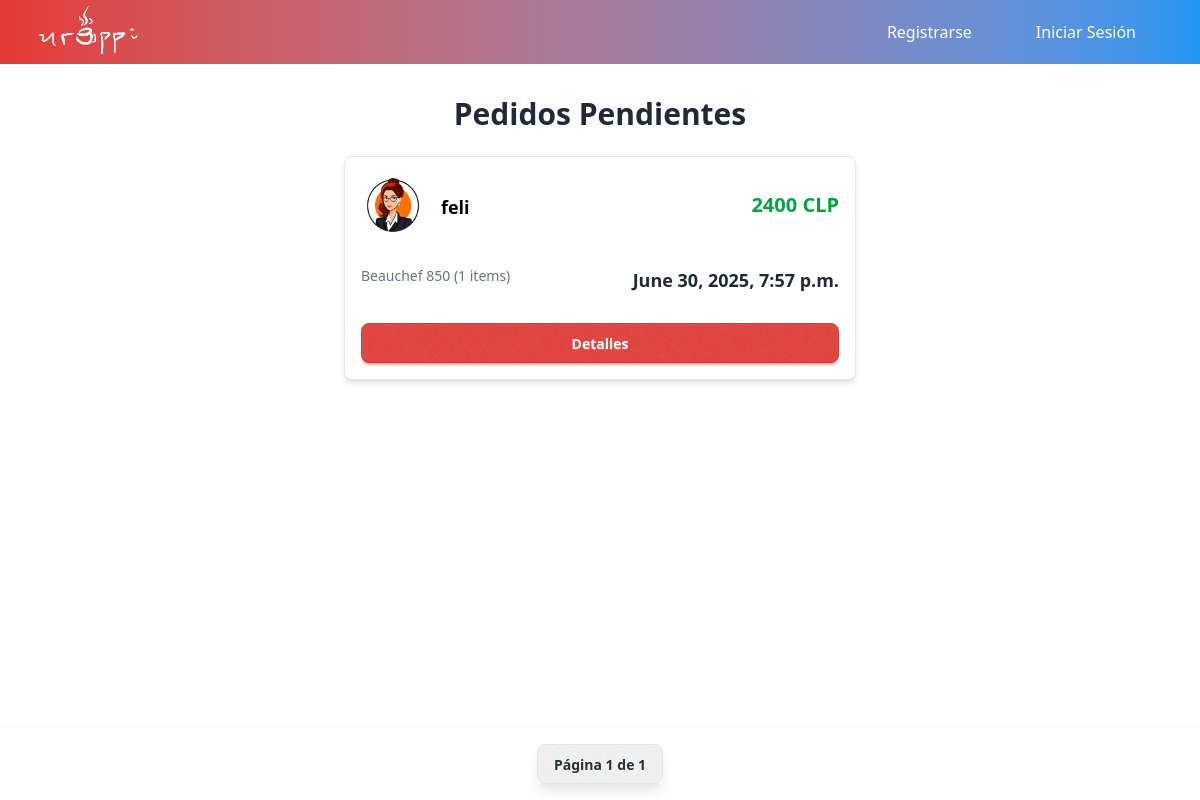
Page /repartidor/ on the committed database.
### urappiapp/models.py (models this page shows, shortened)
class User(AbstractUser):
    pronombres = [("La", "La"), ("El", "El"), ("Le", "Le"), ("Otro", "Otro")]
    pronombre = models.CharField(max_length=5, choices=pronombres)
    apodo = models.CharField(max_length=30)  # Apodo o nombre visible
    rating = models.FloatField(default=0.0)
    votes = models.IntegerField(default=0)
    rol = models.CharField(
        max_length=20,
        choices=[
            ("customer", "Cliente"),
            ("deliver", "Repartidor"),
            ("seller", "Vendedor"),
        ],
    )
    upuntos = models.IntegerField(default=0)

class Shop(models.Model):
    shopID = models.AutoField(primary_key=True)  # ID único de la tienda
    shopDescription = models.TextField()  # Descripción de la tienda
    openTime = models.TimeField()  # Hora de apertura
    closingTime = models.TimeField()  # Hora de cierre
    shopName = models.CharField(max_length=32)  # Nombre de la tienda
    shopImage = models.ImageField(
        upload_to="stores/", null=True, blank=True
    )  # Imagen de la tienda
    location = models.TextField()  # Ubicación de la tienda
    rating = models.FloatField(default=0.0)
    votes = models.IntegerField(default=0)

class Order(models.Model):
    customer = models.ForeignKey(  # Cliente que hace el pedido
        User, on_delete=models.CASCADE, related_name="customer"
    )
    deliverer = models.ForeignKey(  # Repartidor que entrega el pedido
        User, on_delete=models.SET_NULL, null=True, blank=True, related_name="deliverer"
    )
    shop = models.ForeignKey(  # Tienda desde donde se pide el producto
        Shop, on_delete=models.CASCADE
    )
    orderID = models.IntegerField(blank=True, null=True)
    createdAt = models.DateTimeField()  # Fecha de creación
    deliveredAt = models.DateTimeField(null=True)  # Fecha de entrega
    deliveryLocation = models.TextField()
    status = models.IntegerField()  # Estado de la orden (puede ser un enum)
    products_total = models.IntegerField(default=0)  # Total de productos
    delivery_fee = models.IntegerField(default=1500)  # Costo de envío
    total_amount = models.IntegerField(default=0)  # Total general
    shop_paid = models.BooleanField(default=False)  # Si se ha pagado a la tienda
    deliverer_paid = models.BooleanField(default=False)  # Si se ha pagado al repartidor
    deliveryInstructions = models.TextField(
        blank=True, null=True
    )  # Instrucciones de entrega (puede ser vacío)
    rated = models.BooleanField(default=False)

### app_repartidor/views.py (the view)
# urls.py: path("repartidor/", views.repartidor_perfil, name="repartidor"),
def repartidor_perfil(request):
    orders = Order.objects.filter(status=1)
    ordersPerPage = 7
    paginator = Paginator(orders, ordersPerPage)
    page_number = request.GET.get("page")
    page_obj = paginator.get_page(page_number)
    pending_orders = [OrderSerializer.to_json(order) for order in page_obj]
    context = {
        "usuario": request.user,
        "pending_orders": pending_orders,
        "page_obj": page_obj,
    }
    return render(request, "app_repartidor/deliverer.html", context)

### urappiapp/serializers.py (called while the page is built)
    @staticmethod
    def to_json(order):
        return {
            "orderID": order.id,
            "customer": order.customer.apodo,
            "deliveredAt": order.deliveredAt,
            "createdAt": order.createdAt,
            "deliveryLocation": order.shop.location,
            "status": order.status,
            "shop": order.shop.shopName,
            "itemQuantity": sum(1 for item in order.items.all()),
            "total": sum(item.price * item.quantity for item in order.items.all()), # order.items pq related_name = items
            "imageURL":"svg/user1.webp",
            "product_list": [
                OrderItemSerializer.to_json(item) for item in order.items.all()
            ]
        }

    @staticmethod
    def to_json(item):
        return {
            "productName": item.product.productName,
            "description": item.product.description,
            "priceCLP": item.product.priceCLP
        }

### app_repartidor/templates/app_repartidor/deliverer.html (shortened to what this page needs)
{% extends 'urappi/base.html' %}
{% load static %}
{% block content %}
<div class="main-content-pedidos container mx-auto px-4 py-8">
    <h1 class="text-3xl font-bold text-gray-800 mb-6 text-center">Pedidos Pendientes</h1>
    <div class="pedidos-container flex flex-col gap-4 max-w-lg mx-auto">
        {% if pending_orders %}
            {% for pedido in pending_orders %}
                <div class="bg-white p-4 rounded-lg shadow-md border border-gray-200 flex flex-col justify-between h-56">
                    <div class="flex items-center mb-4">
                        <div class="w-16 h-16 rounded-full overflow-hidden mr-4 flex-shrink-0">
                            <img src="{% static pedido.imageURL %}" alt="Imagen del Pedido" class="w-full h-full object-cover">
                        </div>
                        <div class="flex-grow">
                            <p class="text-lg font-bold text-black mt-1">{{ pedido.customer }}</p>
                        </div>
                        <p class="text-xl font-extrabold text-green-600 ml-auto">{{ pedido.total}} CLP</p>
                    </div>
                    <div class="flex justify-between items-start mb-4">
                        <div class="flex-1 mr-4">
                            <p class="text-sm text-gray-500">{{ pedido.deliveryLocation }} ({{ pedido.itemQuantity }} items)</p>
                        </div>
                        <div class="text-right">
                            <p class="text-lg font-bold text-gray-800">{{ pedido.createdAt }}</p>
                        </div>
                    </div>
            <a href="{% url 'app_repartidor:order_selected' order_id=pedido.orderID %}">
                                <button class="w-full btn btn-primary mt-auto">Detalles</button>
                    </a>
                       </div>
            {% endfor %}
        {% else %}
            <p class="text-gray-600 text-center">¡No hay pedidos pendientes en este momento!</p>
        {% endif %}
    </div>
</div>
<div class="fixed bottom-0 left-0 right-0 flex justify-center p-4 bg-base-100/80 backdrop-blur-sm border-t border-base-200">
  <div class="join shadow-lg">
    <span class="join-item btn pointer-events-none">
      Página {{ page_obj.number }} de {{ page_obj.paginator.num_pages }}
    </span>
  </div>
</div>
{% endblock content %}

### rows in the picture
User: customer "feli"
Shop: deliveryLocation "Beauchef 850"
Order: createdAt "June 30, 2025, 7:57 p.m."

### other values in the picture
{{ pedido.total }} "2400"
{{ pedido.itemQuantity }} "1"
{{ page_obj.number }} "1"
{{ page_obj.paginator.num_pages }} "1"
